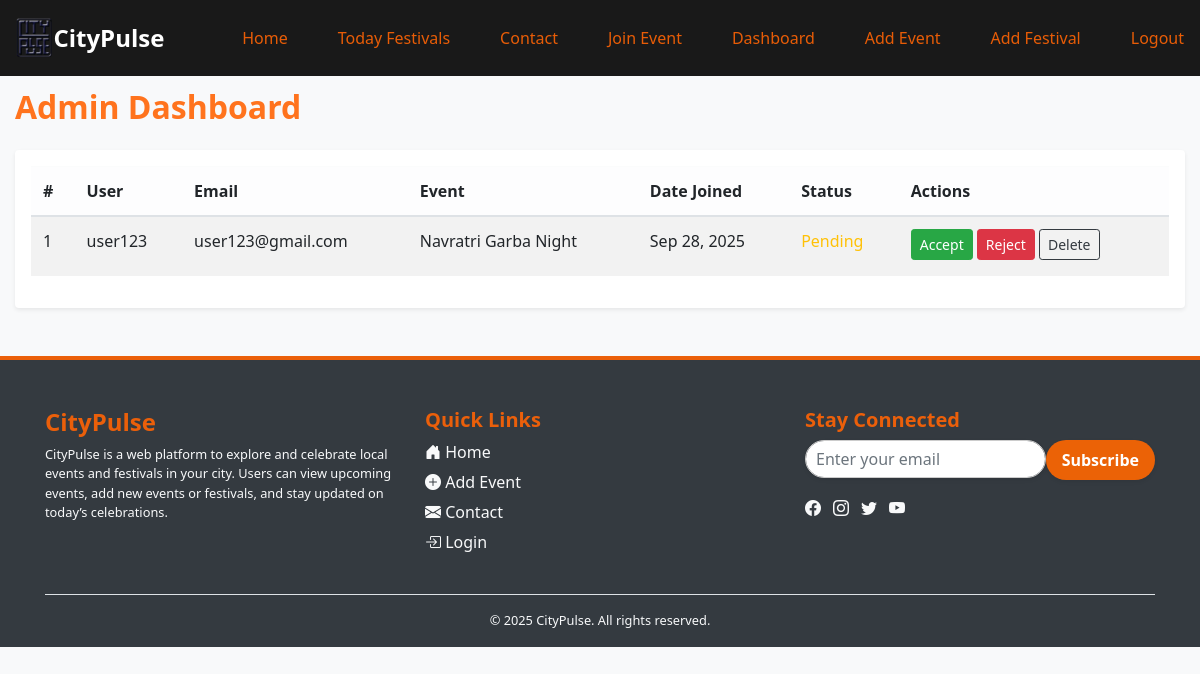
Page /admin-dashboard/ (signed in) on the earlier database version.
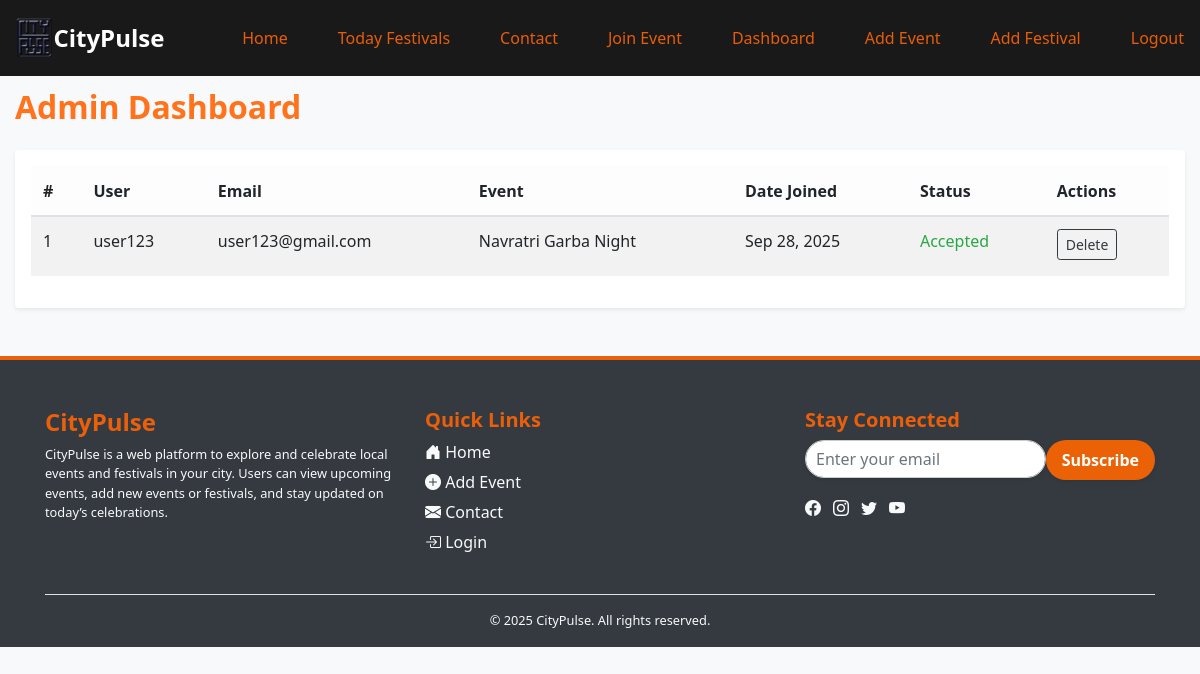
Same page on the later database version.
### app/models.py (models this page shows, shortened)
class Registration(models.Model):
    STATUS_CHOICES = [
        ('pending', 'Pending'),
        ('accepted', 'Accepted'),
        ('rejected', 'Rejected'),
    ]
    user = models.ForeignKey(User, on_delete=models.CASCADE)
    event = models.ForeignKey(Event, on_delete=models.CASCADE)
    status = models.CharField(max_length=20, choices=STATUS_CHOICES, default='pending')
    created_at = models.DateTimeField(auto_now_add=True)
    pass_code = models.CharField(max_length=20, blank=True, null=True)

class Event(models.Model):
    title = models.CharField(max_length=200)
    date = models.DateField()
    time = models.TimeField(blank=True, null=True)
    location = models.CharField(max_length=200)
    description = models.TextField()
    image = models.ImageField(upload_to='events/', blank=True, null=True)
    created_by = models.ForeignKey(User, on_delete=models.SET_NULL, null=True, blank=True)
    entry_fee = models.DecimalField(max_digits=8, decimal_places=2, default=0.00)
    is_active = models.BooleanField(default=True)   # Ensure default 0

### app/views.py (the view)
# urls.py: path("admin-dashboard/", views.admin_dashboard, name="admin_dashboard"),
@login_required
def admin_dashboard(request):
    if not request.user.is_staff:
        return redirect("dashboard")
    users = User.objects.all()
    all_registrations = Registration.objects.select_related("user", "event")
    return render(request, "app/admin_dashboard.html", {
        "users": users,
        "all_registrations": all_registrations,
    })

### templates/app/admin_dashboard.html (shortened to what this page needs)
{% extends "base.html" %}
{% load static %}
{% block content %}
<div class="container-fluid py-5">
    <h2 class="fw-bold text-orange mb-4" style="margin-top:40px;">Admin Dashboard</h2>
    <div class="table-responsive bg-white p-3 rounded shadow-sm">
        <table class="table table-striped table-hover align-middle">
            <thead class="table-light">
                <tr>
                    <th>#</th>
                    <th>User</th>
                    <th>Email</th>
                    <th>Event</th>
                    <th>Date Joined</th>
                    <th>Status</th>
                    <th>Actions</th>
                </tr>
            </thead>
            <tbody>
                {% for reg in all_registrations %}
                <tr>
                    <td>{{ forloop.counter }}</td>
                    <td>{{ reg.user.username }}</td>
                    <td>{{ reg.user.email }}</td>
                    <td>{{ reg.event.title }}</td>
                    <td>{{ reg.created_at|date:"M d, Y" }}</td>
                    <td>
                        {% if reg.status == 'pending' %}
                            <span class="text-warning fw-bold">Pending</span>
                        {% elif reg.status == 'accepted' %}
                            <span class="text-success fw-bold">Accepted</span>
                        {% else %}
                            <span class="text-danger fw-bold">Rejected</span>
                        {% endif %}
                    </td>
                    <td>
                        {% if reg.status == 'pending' %}
                            <a href="{% url 'admin_accept_user' reg.id %}" class="btn btn-success btn-sm mb-1">Accept</a>
                            <a href="{% url 'admin_reject_user' reg.id %}" class="btn btn-danger btn-sm mb-1">Reject</a>
                        {% endif %}
                        <a href="{% url 'admin_delete_registration' reg.id %}" class="btn btn-outline-dark btn-sm mb-1">Delete</a>
                    </td>
                </tr>
                {% empty %}
                <tr>
                    <td colspan="7" class="text-center text-muted">No registrations found.</td>
                </tr>
                {% endfor %}
            </tbody>
        </table>
    </div>
</div>
{% endblock %}

Differences in the rows shown:
changed Registration "user123": status "Pending Accept Reject" → "Accepted"
